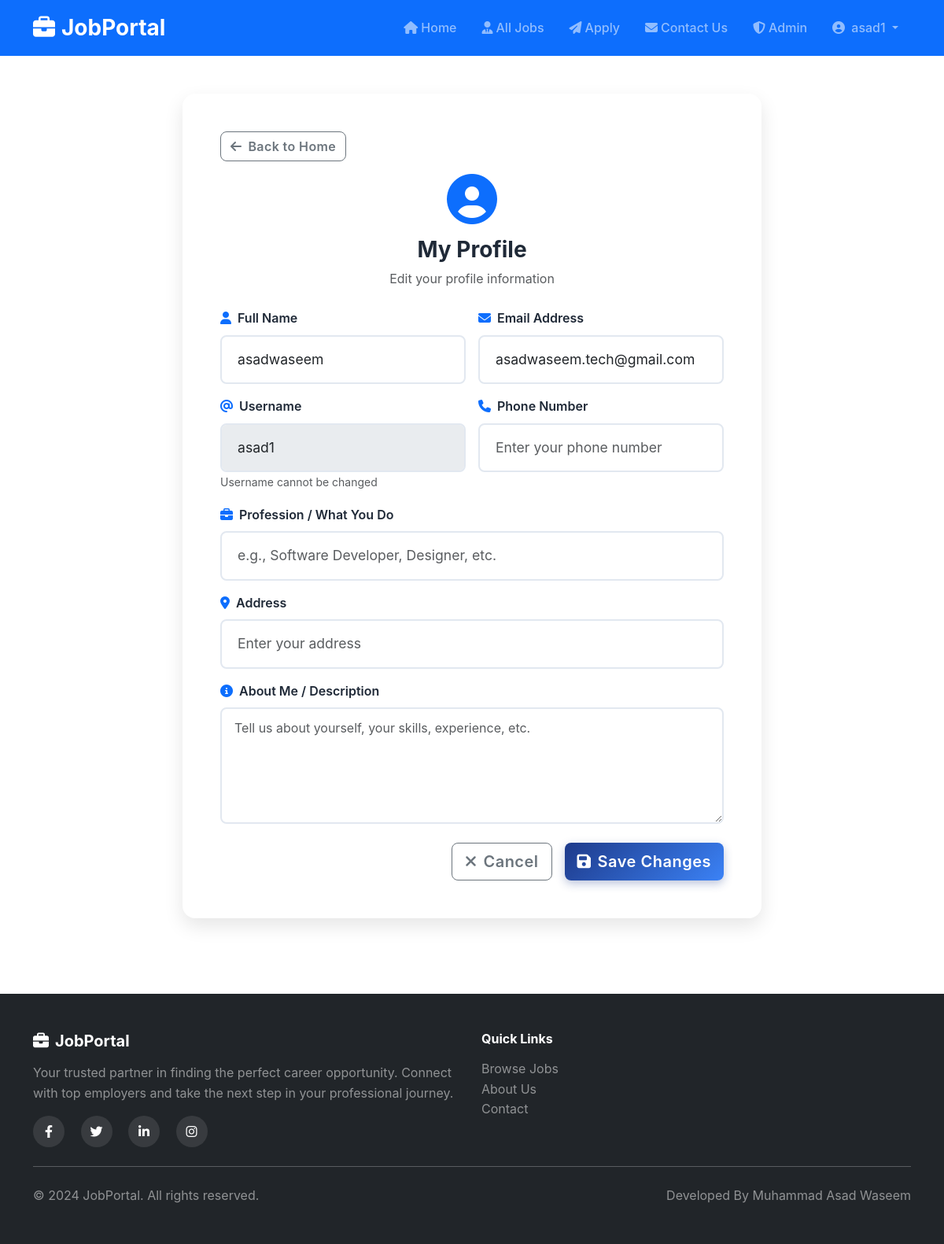
The app's page /profile.php (signed in) with its own data.
### tables this page shows
CREATE TABLE `users` (
  `id` int(11) NOT NULL,
  `fullname` varchar(100) DEFAULT NULL,
  `email` varchar(100) DEFAULT NULL,
  `username` varchar(50) DEFAULT NULL,
  `password` varchar(255) DEFAULT NULL
);

### profile.php (the view, shortened to what this page needs)
<?php
require_once 'partials/config.php';
include 'partials/header.php';
$username = $_SESSION['user'];
$stmt = $conn->prepare("SELECT * FROM users WHERE username = ?");
$stmt->bind_param("s", $username);
$stmt->execute();
$result = $stmt->get_result();
$user = $result->fetch_assoc();
?>
<div class="container py-5">
    <div class="row justify-content-center">
        <div class="col-md-10 col-lg-8">
            <div class="job-card">
                <div class="card-body p-4 p-md-5">
                    <div class="mb-3">
                        <a href="index..I.php" class="btn btn-outline-secondary">
                            <i class="fas fa-arrow-left me-2"></i>Back to Home
                        </a>
                    </div>
                    <div class="text-center mb-4">
                        <div class="mb-3">
                            <i class="fas fa-user-circle fa-4x text-primary"></i>
                        </div>
                        <h3 class="fw-bold mb-2">My Profile</h3>
                        <p class="text-muted">Edit your profile information</p>
                    </div>
                    <form method="POST">
                        <div class="row g-3">
                            <div class="col-md-6">
                                <label class="form-label fw-semibold">
                                    <i class="fas fa-user me-2 text-primary"></i>Full Name
                                </label>
                                <input type="text" name="fullname" class="form-control form-control-lg"
                                       value="<?php echo htmlspecialchars($user['fullname'] ?? ''); ?>" required>
                            </div>
                            <div class="col-md-6">
                                <label class="form-label fw-semibold">
                                    <i class="fas fa-envelope me-2 text-primary"></i>Email Address
                                </label>
                                <input type="email" name="email" class="form-control form-control-lg"
                                       value="<?php echo htmlspecialchars($user['email'] ?? ''); ?>" required>
                            </div>
                            <div class="col-md-6">
                                <label class="form-label fw-semibold">
                                    <i class="fas fa-at me-2 text-primary"></i>Username
                                </label>
                                <input type="text" class="form-control form-control-lg"
                                       value="<?php echo htmlspecialchars($user['username'] ?? ''); ?>" disabled>
                                <small class="text-muted">Username cannot be changed</small>
                            </div>
                            <div class="col-md-6">
                                <label class="form-label fw-semibold">
                                    <i class="fas fa-phone me-2 text-primary"></i>Phone Number
                                </label>
                                <input type="tel" name="phone" class="form-control form-control-lg"
                                       value="<?php echo htmlspecialchars($user['phone'] ?? ''); ?>"
                                       placeholder="Enter your phone number">
                            </div>
                            <div class="col-12">
                                <label class="form-label fw-semibold">
                                    <i class="fas fa-briefcase me-2 text-primary"></i>Profession / What You Do
                                </label>
                                <input type="text" name="profession" class="form-control form-control-lg"
                                       value="<?php echo htmlspecialchars($user['profession'] ?? ''); ?>"
                                       placeholder="e.g., Software Developer, Designer, etc.">
                            </div>
                            <div class="col-12">
                                <label class="form-label fw-semibold">
                                    <i class="fas fa-map-marker-alt me-2 text-primary"></i>Address
                                </label>
                                <input type="text" name="address" class="form-control form-control-lg"
                                       value="<?php echo htmlspecialchars($user['address'] ?? ''); ?>"
                                       placeholder="Enter your address">
                            </div>
                            <div class="col-12">
                                <label class="form-label fw-semibold">
                                    <i class="fas fa-info-circle me-2 text-primary"></i>About Me / Description
                                </label>
                                <textarea name="description" class="form-control" rows="5"
                                          placeholder="Tell us about yourself, your skills, experience, etc."><?php echo htmlspecialchars($user['description'] ?? ''); ?></textarea>
                            </div>
                        </div>
                        <div class="d-grid gap-2 d-md-flex justify-content-md-end mt-4">
                            <a href="index..I.php" class="btn btn-outline-secondary btn-lg me-md-2">
                                <i class="fas fa-times me-2"></i>Cancel
                            </a>
                            <button type="submit" class="btn btn-primary btn-lg">
                                <i class="fas fa-save me-2"></i>Save Changes
                            </button>
                        </div>
                    </form>
                </div>
            </div>
        </div>
    </div>
</div>
<?php include 'partials/footer.php'; ?>

### assets/style.css (style rules this page uses)
:root { --primary-color: #1e3a8a; --primary-light: #3b82f6; --primary-dark: #1e40af; --secondary-color: #64748b; --accent-color: #f59e0b; --success-color: #10b981; --danger-color: #ef4444; --light-bg: #f8fafc; --dark-text: #1f2937; --shadow: 0 10px 25px rgba(0, 0, 0, 0.1); --shadow-lg: 0 20px 40px rgba(0, 0, 0, 0.15); }
body { font-family: 'Inter', -apple-system, BlinkMacSystemFont, sans-serif; line-height: 1.6; color: var(--dark-text); }
.job-card { background: white; border: none; border-radius: 16px; box-shadow: var(--shadow); transition: all 0.3s cubic-bezier(0.4, 0, 0.2, 1); position: relative; overflow: hidden; }
.job-card::before { content: ''; position: absolute; top: 0; left: 0; right: 0; height: 4px; background: linear-gradient(90deg, var(--primary-color), var(--primary-light)); transform: scaleX(0); transition: transform 0.3s ease; }
.job-card .card-body { padding: 2rem; }
.btn { font-weight: 600; letter-spacing: 0.025em; border-radius: 8px; transition: all 0.2s ease; }
.btn-primary { background: linear-gradient(135deg, var(--primary-color), var(--primary-light)); border: none; box-shadow: 0 4px 12px rgba(30, 58, 138, 0.3); }
.form-control, .form-select { border: 2px solid #e2e8f0; border-radius: 8px; padding: 0.75rem 1rem; transition: all 0.2s ease; font-size: 1rem; }
.form-control-lg { padding: 1rem 1.25rem; font-size: 1.1rem; }

### records on screen
users: fullname "asadwaseem", email "asadwaseem.tech@gmail.com", username "asad1"

### other values on screen
$_SESSION['user'] "asad1"
